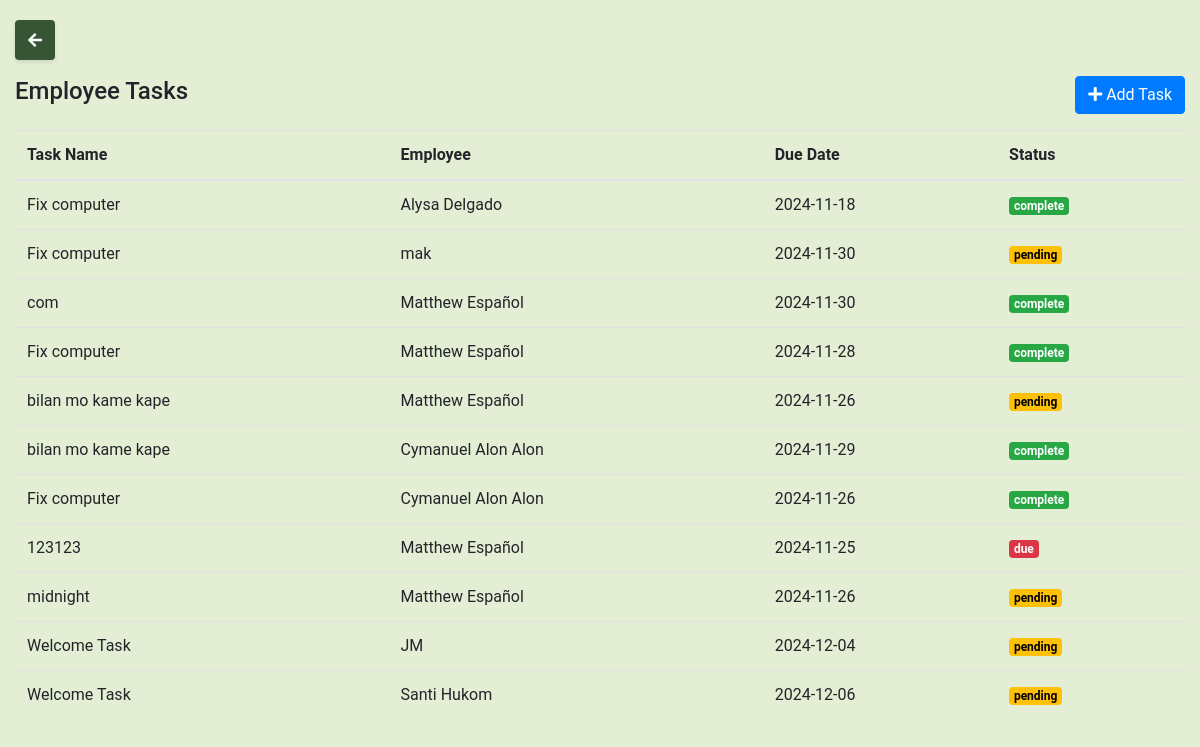
Page /task.php on the earlier database version.
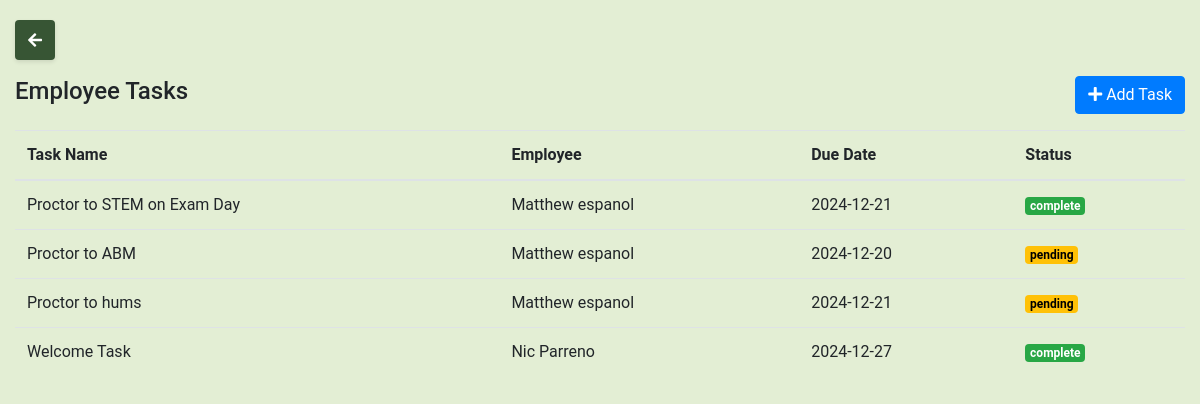
Same page on the later database version.
### tables this page shows
CREATE TABLE `tasks` (
  `id` int(11) NOT NULL,
  `task_name` varchar(255) NOT NULL,
  `employee_id` int(11) NOT NULL,
  `due_date` date NOT NULL,
  `status` enum('complete','pending','due') NOT NULL DEFAULT 'pending',
  `created_at` timestamp NOT NULL DEFAULT current_timestamp()
);

CREATE TABLE `users` (
  `id` int(11) NOT NULL,
  `fullname` varchar(255) NOT NULL,
  `username` varchar(255) NOT NULL,
  `email` varchar(255) NOT NULL,
  `password` varchar(255) NOT NULL,
  `profile_pic` varchar(255) DEFAULT NULL,
  `reset_token` varchar(255) DEFAULT NULL,
  `token_expiry` datetime DEFAULT NULL,
  `remember_token` varchar(64) DEFAULT NULL,
  `gender` varchar(10) DEFAULT NULL,
  `department` varchar(50) DEFAULT NULL,
  `subject` varchar(50) DEFAULT NULL,
  `status` varchar(20) DEFAULT NULL
);

### task.php (the view, shortened to what this page needs)
<?php
require_once 'signin&signout/config.php';
$query = "SELECT t.task_name, u.fullname AS employee_name, t.due_date, t.status
          FROM tasks t
          JOIN users u ON t.employee_id = u.id";
$tasksResult = mysqli_query($conn, $query);
$tasks = [];
while ($row = mysqli_fetch_assoc($tasksResult)) {
    $tasks[] = $row;
}
?>
<!DOCTYPE html>
<html lang="en">
<head>
    <link href="https://stackpath.bootstrapcdn.com/bootstrap/4.5.2/css/bootstrap.min.css" rel="stylesheet">
    <link rel="stylesheet" href="https://cdnjs.cloudflare.com/ajax/libs/font-awesome/5.15.4/css/all.min.css">
</head>
<body>
    <div class="container-fluid">
        <div class="row mb-3">
            <div class="col-12">
                <div class="header-container">
                    <a href="hr_dashboard.php" class="back-button">
                        <i class="fas fa-arrow-left"></i>
                    </a>
                </div>
            </div>
        </div>
        <div class="d-flex justify-content-between align-items-center mb-3">
            <h4>Employee Tasks</h4>
            <button class="btn btn-primary" data-toggle="modal" data-target="#addTaskModal">
                <i class="fas fa-plus"></i> Add Task
            </button>
        </div>
        <div class="table-responsive">
            <table class="table table-hover">
                <thead>
                    <tr>
                        <th>Task Name</th>
                        <th>Employee</th>
                        <th>Due Date</th>
                        <th>Status</th>
                    </tr>
                </thead>
                <tbody>
                    <?php foreach ($tasks as $task): ?>
                        <tr>
                            <td><?= htmlspecialchars($task['task_name']); ?></td>
                            <td><?= htmlspecialchars($task['employee_name']); ?></td>
                            <td><?= htmlspecialchars($task['due_date']); ?></td>
                            <td>
                                <span class="badge <?= $task['status'] === 'complete' ? 'badge-complete' : ($task['status'] === 'pending' ? 'badge-pending' : 'badge-due'); ?>">
                                    <?= htmlspecialchars($task['status']); ?>
                                </span>
                            </td>
                        </tr>
                    <?php endforeach; ?>
                </tbody>
            </table>
        </div>
    </div>
</body>
</html>

Differences in the rows shown:
removed tasks: task_name "Fix computer", employee.fullname "Alysa Delgado", due_date "2024-11-18", status "complete"
removed tasks: task_name "Fix computer", employee.fullname "mak", due_date "2024-11-30", status "pending"
removed tasks: task_name "com", employee.fullname "Matthew Español", due_date "2024-11-30", status "complete"
removed tasks: task_name "Fix computer", employee.fullname "Matthew Español", due_date "2024-11-28", status "complete"
removed tasks: task_name "bilan mo kame kape", employee.fullname "Matthew Español", due_date "2024-11-26", status "pending"
removed tasks: task_name "bilan mo kame kape", employee.fullname "Cymanuel Alon Alon", due_date "2024-11-29", status "complete"
removed tasks: task_name "Fix computer", employee.fullname "Cymanuel Alon Alon", due_date "2024-11-26", status "complete"
removed tasks: task_name "123123", employee.fullname "Matthew Español", due_date "2024-11-25", status "due"
removed tasks: task_name "midnight", employee.fullname "Matthew Español", due_date "2024-11-26", status "pending"
removed tasks: task_name "Welcome Task", employee.fullname "JM", due_date "2024-12-04", status "pending"
removed tasks: task_name "Welcome Task", employee.fullname "Santi Hukom", due_date "2024-12-06", status "pending"
added tasks: task_name "Proctor to STEM on Exam Day", employee.fullname "Matthew espanol", due_date "2024-12-21", status "complete"
added tasks: task_name "Proctor to ABM", employee.fullname "Matthew espanol", due_date "2024-12-20", status "pending"
added tasks: task_name "Proctor to hums", employee.fullname "Matthew espanol", due_date "2024-12-21", status "pending"
added tasks: task_name "Welcome Task", employee.fullname "Nic Parreno", due_date "2024-12-27", status "complete"
